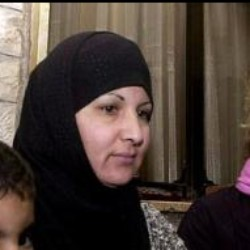
#> input picture Machine_Learning/Practices/labs/lab_3_基于AdaBoost算法的人脸检测/datasets/original/face/face_006.jpg, 250 x 250 px; its folder holds 4 pictures in this run
$ python train.py   (older library calls are emulated)
#> lines starting #> are read from the running program, lines starting #| are printed output that depends on the picture; pictures that were not available may be replaced by others from this repository, and a replacement may not be noted
### Machine_Learning/Practices/labs/lab_3_基于AdaBoost算法的人脸检测/ensemble.py
import pickle
import numpy as np
import copy


class AdaBoostClassifier:
    '''A simple AdaBoost Classifier.'''

    # [14 lines left out: function __init__, not called in this run]

    def is_good_enough(self):
        '''Optional'''
        pass

    # [71 lines left out: functions fit, predict_scores, predict, save, not called in this run]

    @staticmethod
    def load(filename):
        with open(filename, "rb") as f:
            return pickle.load(f)

### Machine_Learning/Practices/labs/lab_3_基于AdaBoost算法的人脸检测/train.py
from PIL import Image
import os
import pickle
import feature
import numpy as np
import random
import pandas as pd
from ensemble import AdaBoostClassifier
from sklearn.model_selection import train_test_split
from sklearn.tree import DecisionTreeClassifier
import matplotlib.pyplot as plt
from sklearn.metrics import classification_report

def get_path(path):
    """
    返回目录中所有jpg图像的文件名图片
    """
    return [os.path.join(path, f) for f in os.listdir(path) if f.endswith('.jpg')]


def preprocess_data():
    """
    预处理数据
    :return:
    """
    # 判断预处理数据文件是否存在，若不存在则执行预处理
    if not os.path.exists('NPD_feature.pkl'):
        # 获得所有图片路径名
        d = os.path.dirname(__file__)
        face_img_path_list = get_path(d + '/datasets/original/face')
        nonface_img_path_list = get_path(d + '/datasets/original/nonface')
        img_path_list = face_img_path_list + nonface_img_path_list
        # 构建标签
        face_label = np.ones(len(face_img_path_list)).astype(int)
        nonface_label = np.ones(len(nonface_img_path_list)).astype(int) * -1
        label = np.insert(nonface_label, 0, values=face_label, axis=0)

        # 将图片路径和标签同步打乱，构成随机数据集
        temp = list(zip(img_path_list, label))
        random.shuffle(temp)
        img_path_list[:], label[:] = zip(*temp)

        NPD_feature_list = []
        # 读取图片，将全部图片转成大小为24*24的灰度图
        # 提取NPD特征，并通过dump()函数将预处理后的特征数据保存起来
        for img_item in img_path_list:
            img = Image.open(img_item).convert('L')
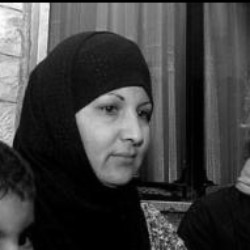
#> img: PIL image 250x250 L; min 0, max 252, mean 64
            img = img.resize((24, 24), Image.ANTIALIAS)
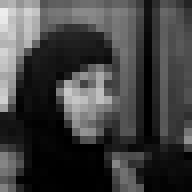
#> img: PIL image 24x24 L (shown 8 times larger); min 0, max 237, mean 64.5
            # 转换成np.ndarray格式
            img = np.array(img)
            NPDFeature_obj = feature.NPDFeature(img)
            NPD_feature = NPDFeature_obj.extract()

            NPD_feature_list.append(NPD_feature)

        # 序列化特征列表，存储在文件中，方便下次调用
        with open('NPD_feature.pkl', 'wb') as f:
            pickle.dump(NPD_feature_list, f)

        # 将标签保存起来
        data = pd.DataFrame({'label': label})
        data.to_csv('label.csv')

    else:
        print("preprocessing has been performed")


if __name__ == "__main__":
    # 预处理数据
    preprocess_data()
#> (the call stopped at in preprocess_data, `NPDFeature_obj = feature.NPDFeature(img)`: feature is not available in this run)
    # 加载数据
    feature = AdaBoostClassifier.load('NPD_feature.pkl')
#> (the run stopped early here; a loop or call above may not have finished)

$ run again, on Machine_Learning/Practices/labs/lab_3_基于AdaBoost算法的人脸检测/datasets/original/face/face_019.jpg
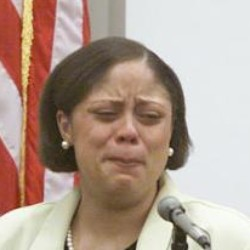
#> input picture Machine_Learning/Practices/labs/lab_3_基于AdaBoost算法的人脸检测/datasets/original/face/face_019.jpg, 250 x 250 px
#> in preprocess_data, `img = Image.open(img_item).convert('L')`:
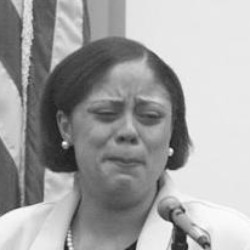
#> img: PIL image 250x250 L; min 28, max 253, mean 162.5
#> in preprocess_data, `img = img.resize((24, 24), Image.ANTIALIAS)`:
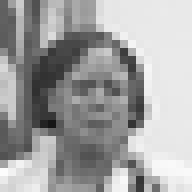
#> img: PIL image 24x24 L (shown 8 times larger); min 22, max 252, mean 162.5
